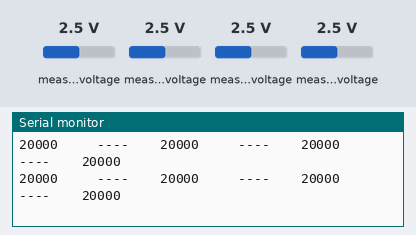
The sketch below on a simulated Arduino Uno, built with avr-gcc and run on an emulated ATmega328P. On the bench: the last lines printed to the serial monitor. Wiring (inferred from the names in the program): ADS1115 converter at I2C address 0x48. The inputs (shaded band) are chosen by the test bench; at power-on: measured voltage 2.5 V.

Above: at 1.3 s.
1.4 s: measured voltage (sensor 200) set to 0.1 V
At 2.0 s:
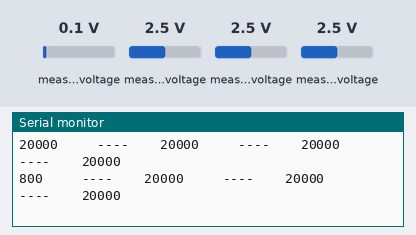
2.9 s: measured voltage (sensor 201) set to 0.1 V
At 3.5 s:
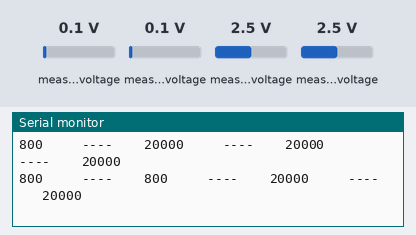
4.4 s: measured voltage (sensor 202) set to 0.1 V
At 5.0 s:
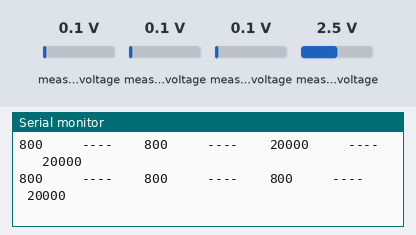
5.9 s: measured voltage (sensor 203) set to 0.1 V
At 6.5 s:
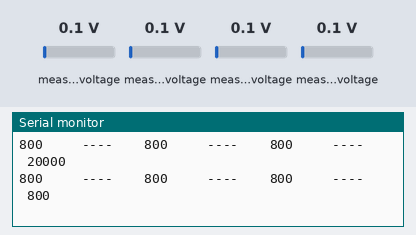
7.4 s: measured voltage (sensor 200) set to 1.2 V
At 8.0 s:
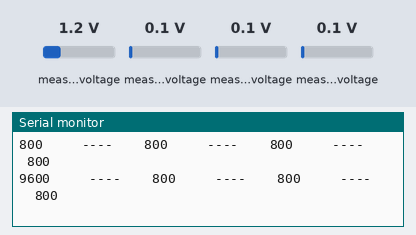
8.9 s: measured voltage (sensor 201) set to 1.2 V
At 9.6 s:
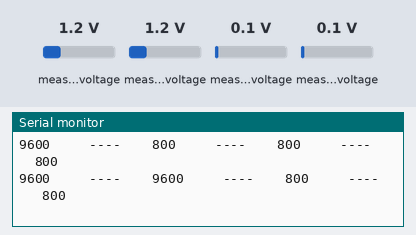
Timing chart, 0 to 11.4 s (numbered marks = the images above; inputs shaded):
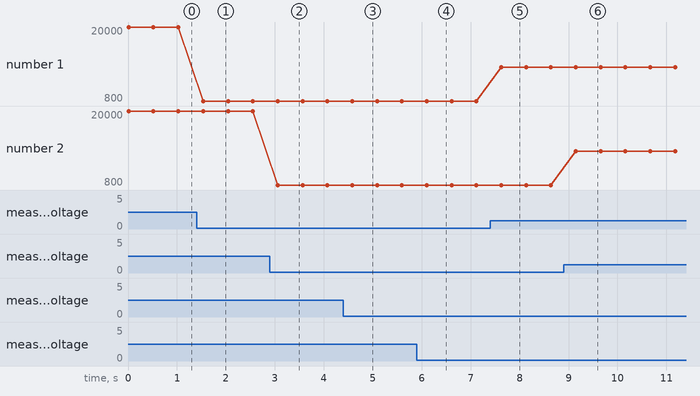

The sketch:

sketch_jul23a.ino
```cpp
#include<ADS1115_lite.h>
ADS1115_lite ads(ADS1115_DEFAULT_ADDRESS);  // 0x48 addr pin connected to GND

void setup() {
  Serial.begin(115200);
  delay(10);
  ads_config(); // call to ads_config function
}

void loop() {

  Serial.print((int)ads_read());
  Serial.print("     ----    ");
  Serial.print((int)ads_read1());
  Serial.print("     ----    ");
  Serial.print((int)ads_read2());
  Serial.print("     ----    ");
  Serial.println((int)ads_read3());

  delay(500);
}

void ads_config() {
  ads.setGain(ADS1115_REG_CONFIG_PGA_4_096V); // GAIN_ONE and resolution to ± 4.096V
  ads.setSampleRate(ADS1115_REG_CONFIG_DR_860SPS); // Set to the fastest MODE 860Samples per sec
}

int16_t ads_read() {
  ads.setMux(ADS1115_REG_CONFIG_MUX_SINGLE_0);  // Single mode input on AIN0 (AIN0 - GND)
  ads.triggerConversion();  // Triggered mannually
  return ads.getConversion();  // returns int16_t value
}

int16_t ads_read1() {
  ads.setMux(ADS1115_REG_CONFIG_MUX_SINGLE_1);  // Single mode input on AIN0 (AIN0 - GND)
  ads.triggerConversion();  // Triggered mannually
  return ads.getConversion();  // returns int16_t value
}

int16_t ads_read2() {
  ads.setMux(ADS1115_REG_CONFIG_MUX_SINGLE_2);  // Single mode input on AIN0 (AIN0 - GND)
  ads.triggerConversion();  // Triggered mannually
  return ads.getConversion();  // returns int16_t value
}

int16_t ads_read3() {
  ads.setMux(ADS1115_REG_CONFIG_MUX_SINGLE_3);  // Single mode input on AIN0 (AIN0 - GND)
  ads.triggerConversion();  // Triggered mannually
  return ads.getConversion();  // returns int16_t value
}
```

Measured:
- after the input at 1.4 s, the serial monitor: prints a new line after 0.14 s (image 1)
- after the input at 2.9 s, the serial monitor: prints a new line after 0.16 s (image 2)
- after the input at 4.4 s, the serial monitor: prints a new line after 0.18 s (image 3)
- after the input at 5.9 s, the serial monitor: prints a new line after 0.20 s (image 4)
- after the input at 7.4 s, the serial monitor: prints a new line after 0.23 s (image 5)
- after the input at 8.9 s, the serial monitor: prints a new line after 0.25 s (image 6)
- plotted number 1: 20000 → 800 after the input at 1.4 s, 800 → 9600 after the input at 7.4 s
